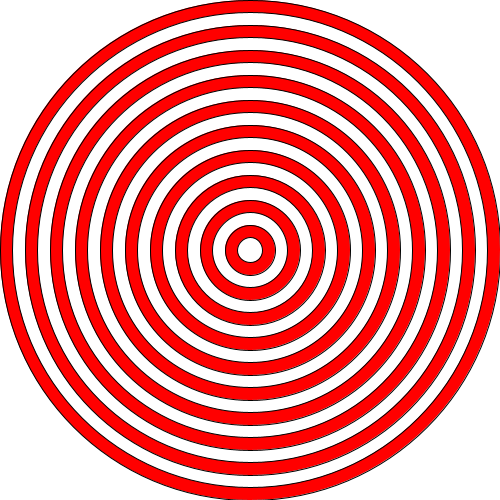
Frame 1 (no input)
Frame 60 (the mouse pressed at the canvas centre just before this capture): identical to frame 1, image omitted
Frame 120 (the mouse held since frame 60 and released just before this capture): identical to frame 1, image omitted

The Processing sketch that drew this single still picture (run headless with seeded random() and noise(); from frame 60 on, the mouse is pressed at the canvas centre):

// Processing sketch: cicloForSimple
// ── cicloForSimple.pde
boolean rojo;
void setup() {
  size(500, 500);
  rojo= true;
}
void draw() {
  background(255);
  for (int c=width; c>0; c = c-25) {
    if (rojo==true) {
      fill(255, 0, 0);
    } else {
      fill(255);
    }
    ellipse(width/2, height/2, c, c);
    rojo = !rojo;
  }
}
